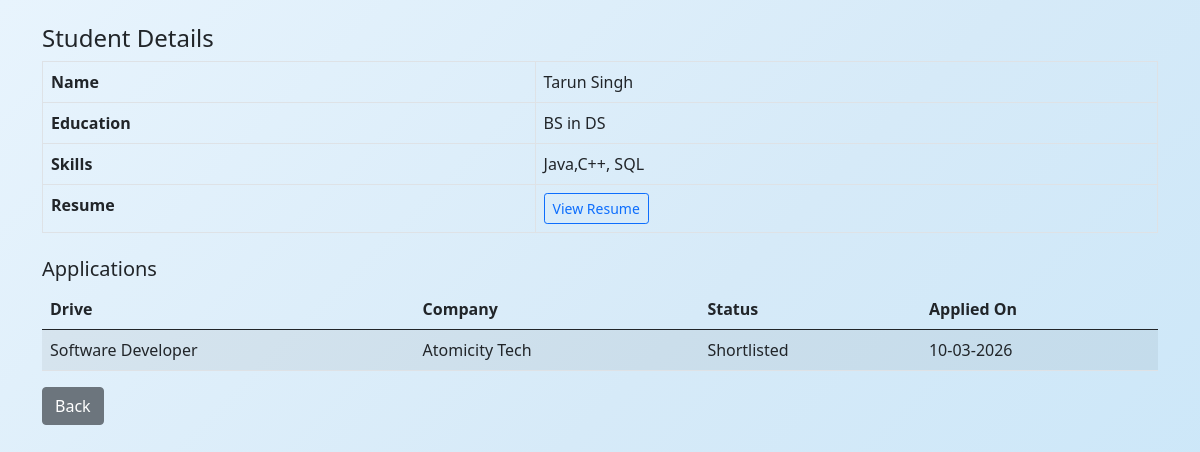
/view_student/2, run on the app's committed database.
### application/models.py (models this page shows)
class Student(db.Model):
    __tablename__ = 'student'
    id = db.Column(db.Integer, primary_key=True)
    fullname = db.Column(db.String(150), nullable=False)
    user_id = db.Column(db.Integer, db.ForeignKey('user.id'), nullable=False)
    education = db.Column(db.String(200))
    skills = db.Column(db.String(300))
    resume_filename = db.Column(db.String(200))
    applications = db.relationship('Application', backref='student', lazy=True)

class Application(db.Model):
    __tablename__ = 'application'
    id = db.Column(db.Integer, primary_key=True)
    student_id = db.Column(db.Integer, db.ForeignKey('student.id'), nullable=False)
    drive_id = db.Column(db.Integer, db.ForeignKey('drive.id'), nullable=False)
    company_id = db.Column(db.Integer, db.ForeignKey('company.id'), nullable=False)
    applied_on = db.Column(db.DateTime, default=lambda: datetime.now(timezone.utc))
    status = db.Column(db.String(30), default="Applied")
    __table_args__ = (
        UniqueConstraint('student_id', 'drive_id', name='unique_application'),)

class Drive(db.Model):
    __tablename__ = 'drive'
    id = db.Column(db.Integer, primary_key=True)
    company_id = db.Column(db.Integer, db.ForeignKey('company.id'), nullable=False)
    drive_name = db.Column(db.String(150), nullable=False)
    job_title = db.Column(db.String(200), nullable=False)
    job_description = db.Column(db.Text, nullable=False)
    eligibility = db.Column(db.String(300))
    salary = db.Column(db.String(100))
    deadline = db.Column(db.Date, nullable=False)
    status = db.Column(db.String(20), default="Pending")
    created_at = db.Column(db.DateTime, default=lambda: datetime.now(timezone.utc))
    applications = db.relationship('Application', backref='drive', lazy=True)

class Company(db.Model):
    __tablename__ = 'company'
    id = db.Column(db.Integer, primary_key=True)
    company_name = db.Column(db.String(150), nullable=False)
    user_id = db.Column(db.Integer, db.ForeignKey('user.id'), nullable=False)
    contact = db.Column(db.String(100))
    website = db.Column(db.String(200))
    description = db.Column(db.Text)
    is_approved = db.Column(db.Boolean, default=False)
    drives = db.relationship('Drive', backref='company', lazy=True)
    applications = db.relationship('Application', backref='company', lazy=True)

### application/controllers.py (the view)
@app.route("/view_student/<int:id>")
def view_student(id):
    student = Student.query.get(id)
    return render_template("admin_view_student.html", student=student)

### templates/admin_view_student.html (shortened to what this page needs)
<!DOCTYPE html>
<html>
<head>
    <link href="https://cdn.jsdelivr.net/npm/bootstrap@5.0.2/dist/css/bootstrap.min.css" rel="stylesheet">
    <link rel="stylesheet" href="/static/style.css">
</head>
<body>
<div class="container mt-4">
  <h4>Student Details</h4>
  <table class="table table-bordered">
    <tr><th>Name</th><td>{{ student.fullname }}</td></tr>
    <tr><th>Education</th><td>{{ student.education or "N/A" }}</td></tr>
    <tr><th>Skills</th><td>{{ student.skills or "N/A" }}</td></tr>
    <tr>
      <th>Resume</th>
      <td>
        {% if student.resume_filename %}
          <a href="/static/resumes/{{ student.resume_filename }}" class="btn btn-outline-primary btn-sm">View Resume</a>
        {% else %}
          Not uploaded
        {% endif %}
      </td>
    </tr>
  </table>
  <h5 class="mt-4">Applications</h5>
  {% if student.applications %}
  <table class="table table-striped">
    <thead>
      <tr>
        <th>Drive</th>
        <th>Company</th>
        <th>Status</th>
        <th>Applied On</th>
      </tr>
    </thead>
    <tbody>
      {% for a in student.applications %}
      <tr>
        <td>{{ a.drive.job_title }}</td>
        <td>{{ a.drive.company.company_name }}</td>
        <td>{{ a.status }}</td>
        <td>{{ a.applied_on.strftime("%d-%m-%Y") }}</td>
      </tr>
      {% endfor %}
    </tbody>
  </table>
  {% else %}
    <p class="text-muted">No applications yet.</p>
  {% endif %}
  <a href="/admin_dashboard" class="btn btn-secondary">Back</a>
</div>
</body>
</html>

### static/style.css (style rules this page uses)
* { margin: 0; padding: 0; box-sizing: border-box; }
body { background: linear-gradient(135deg, #e8f4fd 0%, #d6eaf8 50%, #c8e6f9 100%); font-family: 'Segoe UI', sans-serif; min-height: 100vh; }

### data on the page
Student: fullname "Tarun Singh", education "BS in DS", skills "Java,C++, SQL"
Application: drive.job_title "Software Developer", drive.company.company_name "Atomicity Tech", status "Shortlisted", applied_on "10-03-2026"
